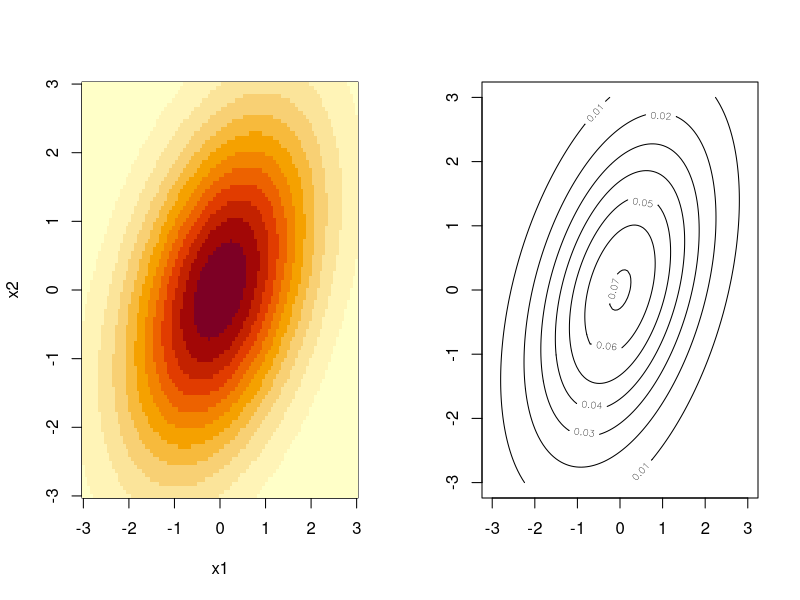
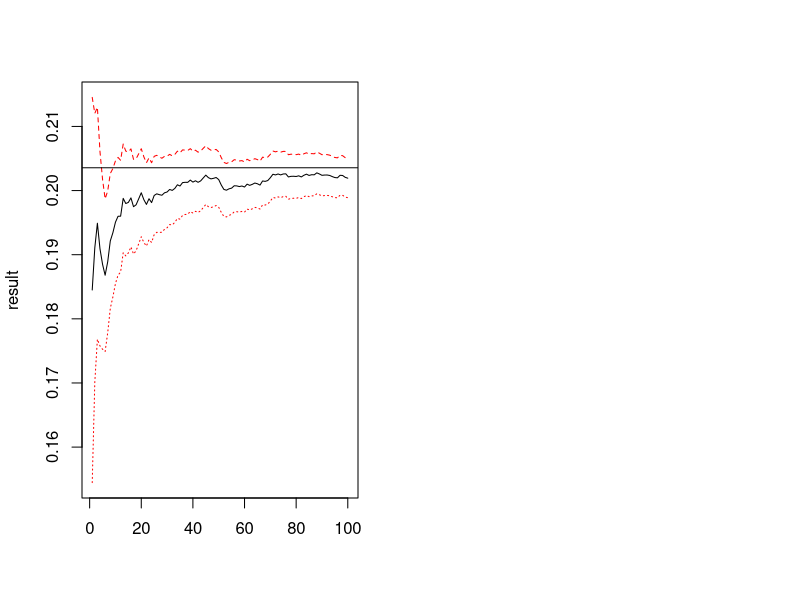

Write R code to recreate these figures, in order.
# Below, we illustrate a bivariate normal density with 
# mu = (3, 4) and 
# Sigma_11 = 2, Sigma_12 = 1, Sigma_21 = 1, Sigma_22 = 3

mu <- c(3,4)
Sigma <- matrix(c(2, 1, 1, 3), 2, 2)
Sigmainv <- solve(Sigma)
dens <- function(x1,x2) {det(2*pi*Sigma)^{-0.5}*
    exp(-0.5*c(x1,x2)%*%Sigmainv%*%c(x1,x2))}
x1 <- seq(-3, 3, length.out = 101)
x2 <- seq(-3, 3, length.out = 101)
res <- outer(x1, x2, Vectorize(dens))
par(mfrow=c(1,2))
image(x1, x2, res)
contour(x1, x2, res)

#################################################

# Beta-Binomial example
# 6 successes in 19 trials observed. 
# Probability of success $p$ has a flat prior on [0,1]. 
# What is the probability of 4 or more successes in 7 new trials? 

# Solution with simulation: 
# The posterior for p is Beta(7, 14)
# Simulating N = 10000 values for the answer: 
N <- 10000
sims <- pbinom(3, 7, rbeta(N, 7, 14), lower.tail=FALSE)
# An estimate, with a confidence interval: 
print(mean(sims))
print(c(mean(sims)- 1.96*sqrt(var(sims)/N), mean(sims) + 1.96*sqrt(var(sims)/N)))

# An illustration of how the accuracy depends on N:
n <- N/100
result <- matrix(0, 100, 3)
for (i in 1:100) {
  result[i,1] <- mean(sims[1:(n*i)])
  err         <- sqrt(var(sims[1:(n*i)])/(n*i))
  result[i,2] <- result[i,1] + 1.96*err
  result[i,3] <- result[i,1] - 1.96*err
}
matplot(result, col=c("black", "red", "red"), type="l")

# A solution using the formula for the posterior predictive
result <- sum(choose(7,4:7)*beta(7+4:7, 14+7-4:7)/beta(7, 14))
print(result)
abline(h=result)

# A solution using discretization
p <- seq(0, 1, length.out=1001)
prior <- dbeta(p, 7, 14)
predict <- pbinom(3, 7, p, lower.tail=FALSE)
# A simplified integration. Note that the steplength for p is 1/1000
res <- sum(prior*predict)/1000
print(res)

##################################################

# "Manual" simulation from a Binomial(21, 0.32) distribution: 
probs <- dbinom(0:21, 21, 0.32)
cums  <- cumsum(probs)
print(sum(runif(1) > cums))

# "Manual" simulation from a Poisson(7) distribution: 
probs <- dpois(0:100, 7)
cums  <- cumsum(probs)
print(sum(runif(1) > cums))
